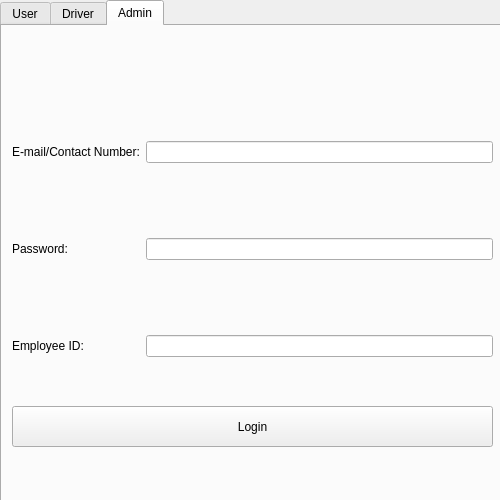
<?xml version="1.0" encoding="UTF-8"?>
<ui version="4.0">
 <class>Form</class>
 <widget class="QWidget" name="Form">
  <property name="geometry">
   <rect>
    <x>0</x>
    <y>0</y>
    <width>500</width>
    <height>500</height>
   </rect>
  </property>
  <property name="sizePolicy">
   <sizepolicy hsizetype="Fixed" vsizetype="Fixed">
    <horstretch>0</horstretch>
    <verstretch>0</verstretch>
   </sizepolicy>
  </property>
  <property name="minimumSize">
   <size>
    <width>500</width>
    <height>500</height>
   </size>
  </property>
  <property name="maximumSize">
   <size>
    <width>500</width>
    <height>500</height>
   </size>
  </property>
  <property name="windowTitle">
   <string>Form</string>
  </property>
  <property name="styleSheet">
   <string notr="true"/>
  </property>
  <widget class="QTabWidget" name="tabWidget">
   <property name="geometry">
    <rect>
     <x>0</x>
     <y>0</y>
     <width>550</width>
     <height>550</height>
    </rect>
   </property>
   <property name="currentIndex">
    <number>2</number>
   </property>
   <widget class="QWidget" name="tab">
    <attribute name="title">
     <string>User</string>
    </attribute>
    <widget class="QWidget" name="formLayoutWidget">
     <property name="geometry">
      <rect>
       <x>10</x>
       <y>90</y>
       <width>481</width>
       <height>241</height>
      </rect>
     </property>
     <layout class="QFormLayout" name="formLayout">
      <property name="horizontalSpacing">
       <number>0</number>
      </property>
      <property name="verticalSpacing">
       <number>125</number>
      </property>
      <property name="topMargin">
       <number>25</number>
      </property>
      <property name="bottomMargin">
       <number>0</number>
      </property>
      <item row="0" column="0">
       <widget class="QLabel" name="label">
        <property name="text">
         <string>E-mail/Contact Number :</string>
        </property>
       </widget>
      </item>
      <item row="0" column="1">
       <widget class="QLineEdit" name="userLoginEC"/>
      </item>
      <item row="1" column="0">
       <widget class="QLabel" name="label_2">
        <property name="text">
         <string>Password :</string>
        </property>
       </widget>
      </item>
      <item row="1" column="1">
       <widget class="QLineEdit" name="userPass"/>
      </item>
     </layout>
    </widget>
    <widget class="QWidget" name="horizontalLayoutWidget">
     <property name="geometry">
      <rect>
       <x>10</x>
       <y>380</y>
       <width>481</width>
       <height>41</height>
      </rect>
     </property>
     <layout class="QHBoxLayout" name="horizontalLayout">
      <item>
       <widget class="QPushButton" name="user_Submit">
        <property name="sizePolicy">
         <sizepolicy hsizetype="Minimum" vsizetype="Preferred">
          <horstretch>0</horstretch>
          <verstretch>0</verstretch>
         </sizepolicy>
        </property>
        <property name="text">
         <string>Submit</string>
        </property>
       </widget>
      </item>
      <item>
       <widget class="QPushButton" name="user_ForgotPass">
        <property name="sizePolicy">
         <sizepolicy hsizetype="Minimum" vsizetype="Preferred">
          <horstretch>0</horstretch>
          <verstretch>0</verstretch>
         </sizepolicy>
        </property>
        <property name="text">
         <string>Forgot Username/Password?</string>
        </property>
       </widget>
      </item>
     </layout>
    </widget>
    <widget class="QWidget" name="verticalLayoutWidget">
     <property name="geometry">
      <rect>
       <x>10</x>
       <y>10</y>
       <width>481</width>
       <height>80</height>
      </rect>
     </property>
     <layout class="QVBoxLayout" name="verticalLayout">
      <item>
       <widget class="QLabel" name="user_login_Fail">
        <property name="text">
         <string/>
        </property>
        <property name="alignment">
         <set>Qt::AlignCenter</set>
        </property>
       </widget>
      </item>
     </layout>
    </widget>
   </widget>
   <widget class="QWidget" name="tab_2">
    <attribute name="title">
     <string>Driver</string>
    </attribute>
    <widget class="QWidget" name="horizontalLayoutWidget_2">
     <property name="geometry">
      <rect>
       <x>10</x>
       <y>380</y>
       <width>481</width>
       <height>41</height>
      </rect>
     </property>
     <layout class="QHBoxLayout" name="horizontalLayout_3">
      <item>
       <widget class="QPushButton" name="driver_Submit">
        <property name="sizePolicy">
         <sizepolicy hsizetype="Preferred" vsizetype="Minimum">
          <horstretch>0</horstretch>
          <verstretch>0</verstretch>
         </sizepolicy>
        </property>
        <property name="text">
         <string>Submit</string>
        </property>
       </widget>
      </item>
      <item>
       <widget class="QPushButton" name="driver_ForgotPass">
        <property name="sizePolicy">
         <sizepolicy hsizetype="Preferred" vsizetype="Minimum">
          <horstretch>0</horstretch>
          <verstretch>0</verstretch>
         </sizepolicy>
        </property>
        <property name="text">
         <string>Forgot Username/Password?</string>
        </property>
       </widget>
      </item>
     </layout>
    </widget>
    <widget class="QWidget" name="formLayoutWidget_2">
     <property name="geometry">
      <rect>
       <x>10</x>
       <y>90</y>
       <width>481</width>
       <height>241</height>
      </rect>
     </property>
     <layout class="QFormLayout" name="formLayout_2">
      <property name="horizontalSpacing">
       <number>0</number>
      </property>
      <property name="verticalSpacing">
       <number>125</number>
      </property>
      <property name="topMargin">
       <number>25</number>
      </property>
      <item row="0" column="0">
       <widget class="QLabel" name="label_5">
        <property name="text">
         <string>E-mail/Contact Number :</string>
        </property>
       </widget>
      </item>
      <item row="0" column="1">
       <widget class="QLineEdit" name="driverLoginEC"/>
      </item>
      <item row="1" column="0">
       <widget class="QLabel" name="label_6">
        <property name="text">
         <string>Password :</string>
        </property>
       </widget>
      </item>
      <item row="1" column="1">
       <widget class="QLineEdit" name="driverPass"/>
      </item>
     </layout>
    </widget>
    <widget class="QWidget" name="verticalLayoutWidget_2">
     <property name="geometry">
      <rect>
       <x>10</x>
       <y>10</y>
       <width>481</width>
       <height>80</height>
      </rect>
     </property>
     <layout class="QVBoxLayout" name="verticalLayout_2">
      <item>
       <widget class="QLabel" name="driver_login_Fail">
        <property name="text">
         <string/>
        </property>
        <property name="alignment">
         <set>Qt::AlignCenter</set>
        </property>
       </widget>
      </item>
     </layout>
    </widget>
   </widget>
   <widget class="QWidget" name="tab_3">
    <attribute name="title">
     <string>Admin</string>
    </attribute>
    <widget class="QWidget" name="verticalLayoutWidget_3">
     <property name="geometry">
      <rect>
       <x>10</x>
       <y>10</y>
       <width>481</width>
       <height>80</height>
      </rect>
     </property>
     <layout class="QVBoxLayout" name="verticalLayout_3">
      <item>
       <widget class="QLabel" name="admin_login_fail">
        <property name="text">
         <string/>
        </property>
        <property name="alignment">
         <set>Qt::AlignCenter</set>
        </property>
       </widget>
      </item>
     </layout>
    </widget>
    <widget class="QWidget" name="formLayoutWidget_3">
     <property name="geometry">
      <rect>
       <x>10</x>
       <y>90</y>
       <width>481</width>
       <height>241</height>
      </rect>
     </property>
     <layout class="QFormLayout" name="formLayout_3">
      <property name="verticalSpacing">
       <number>75</number>
      </property>
      <property name="topMargin">
       <number>25</number>
      </property>
      <item row="0" column="0">
       <widget class="QLabel" name="label_3">
        <property name="text">
         <string>E-mail/Contact Number:</string>
        </property>
       </widget>
      </item>
      <item row="1" column="0">
       <widget class="QLabel" name="label_4">
        <property name="text">
         <string>Password:</string>
        </property>
       </widget>
      </item>
      <item row="2" column="0">
       <widget class="QLabel" name="label_7">
        <property name="text">
         <string>Employee ID:</string>
        </property>
       </widget>
      </item>
      <item row="0" column="1">
       <widget class="QLineEdit" name="adminLoginEC"/>
      </item>
      <item row="1" column="1">
       <widget class="QLineEdit" name="adminPass"/>
      </item>
      <item row="2" column="1">
       <widget class="QLineEdit" name="empID"/>
      </item>
     </layout>
    </widget>
    <widget class="QWidget" name="horizontalLayoutWidget_3">
     <property name="geometry">
      <rect>
       <x>10</x>
       <y>380</y>
       <width>481</width>
       <height>41</height>
      </rect>
     </property>
     <layout class="QHBoxLayout" name="horizontalLayout_2">
      <item>
       <widget class="QPushButton" name="admin_Submit">
        <property name="sizePolicy">
         <sizepolicy hsizetype="Minimum" vsizetype="Preferred">
          <horstretch>0</horstretch>
          <verstretch>0</verstretch>
         </sizepolicy>
        </property>
        <property name="text">
         <string>Login</string>
        </property>
       </widget>
      </item>
     </layout>
    </widget>
   </widget>
  </widget>
 </widget>
 <resources/>
 <connections/>
</ui>
